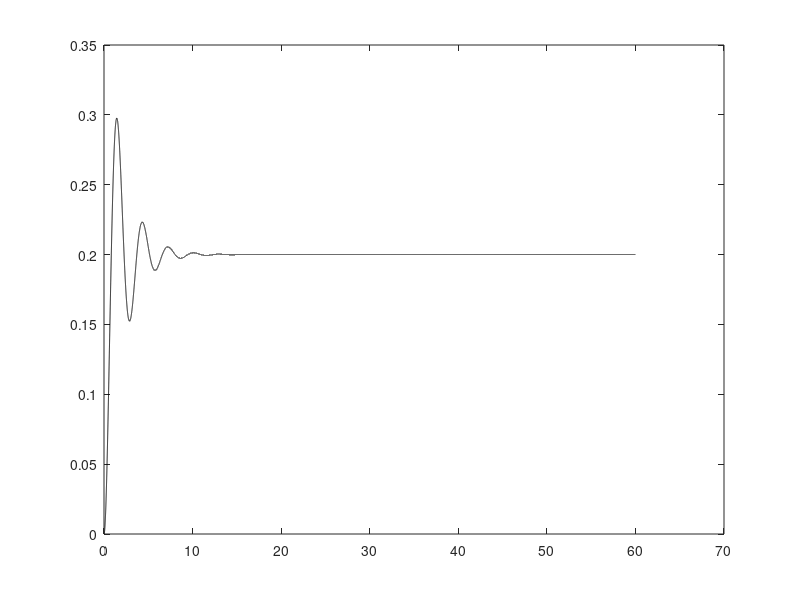

Reproduce this figure in MATLAB.
 clear all
 L=1;                          % 输入RLC电路的电感值
 C=1;                    % 输入RLC电路的电容值
 R=input('请输入R的电阻值（Ω）:');  %输入R的电阻值（Ω）
 t=0;
 T=0.001;                   %设置系统采样时间T的值
 A=[0 1;-R/L -1/(L*C)];            %计算系统状态方程矩阵的值
 B=[0 1/(L*C)]';
 tmax=60;                       %设置系统的仿真总时间tmax
 x=[0,0]';                       %设置状态变量初值
 Y=0;                            %Y为记录输出
 H=t;                            %H用于记录t的值
 while(t<tmax)
 xs=x+(A*x+B)*T;                %计算离散状态方程
 y=xs(1);                         %计算离散输出方程
 t=t+T;
 Y=[Y;y];
 H=[H;t];                          %记录y和t的值
 x=xs;
 end
 plot(H,Y,'k');                   %绘制输出曲线
